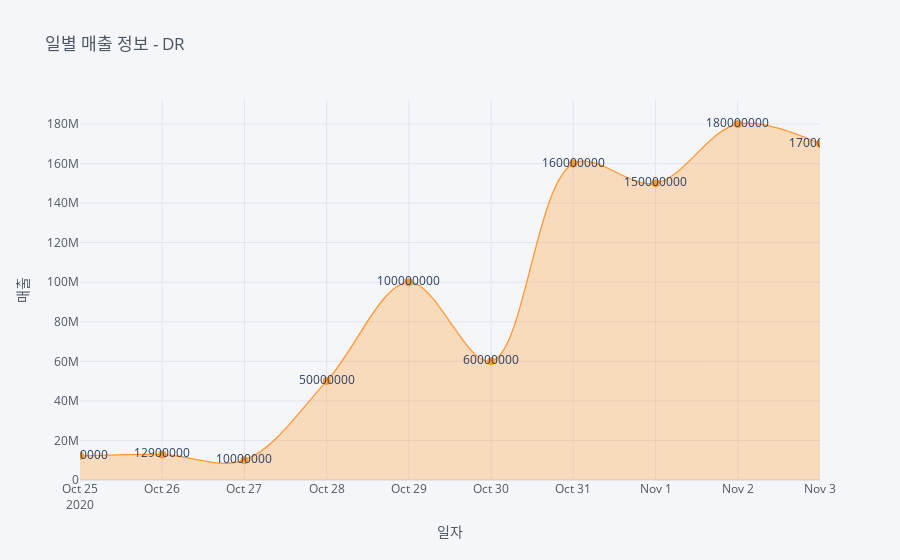

This figure's notebook cell:
### Code cell
@udf(returnType=StringType()) 
def addComma(column):
    return "{:,}".format(column)

# DR
_kind = 'line'
_dash = {'DR':'solid'}
_mode = {'DR':'lines+markers+text'}
_symbol = {'DR':'circle'}
_interpolation = {'DR':'spline'}
_size = 8
revenue = data.withColumn("datetime", to_date(col('DT'), 'yyyy-MM-dd')).drop("DT", "DAU", "PU", "ARPU", "ARPPU")
pdRevenue = revenue.toPandas().set_index('datetime') # .withColumn("DRC", addComma(col("DR")))
pdRevenue.iplot(kind=_kind, text='DR', title='일별 매출 정보 - DR', xTitle='일자', yTitle='매출', fill=True, \
                dash=_dash, mode=_mode, symbol=_symbol, interpolation=_interpolation, size=_size)

### Figure 1 — Plotly figure (JSON) as saved in the notebook; plotly's stock layout.template omitted (floating-point values rounded to 4 significant figures)
{"data": [{"fill": "tozeroy", "fillcolor": "rgba(255, 153, 51, 0.3)", "line": {"color": "rgba(255, 153, 51, 1.0)", "dash": "solid", "shape": "spline", "width": 1.3}, "marker": {"size": 8, "symbol": "circle"}, "mode": "lines+markers+text", "name": "DR", "text": [12200000, 12900000, 10000000, 50000000, 100000000, 60000000, 160000000, 150000000, 180000000, 170000000], "type": "scatter", "x": ["2020-10-25", "2020-10-26", "2020-10-27", "2020-10-28", "2020-10-29", "2020-10-30", "2020-10-31", "2020-11-01", "2020-11-02", "2020-11-03"], "y": [12200000, 12900000, 10000000, 50000000, 100000000, 60000000, 160000000, 150000000, 180000000, 170000000]}], "layout": {"autosize": true, "legend": {"bgcolor": "#F5F6F9", "font": {"color": "#4D5663"}}, "paper_bgcolor": "#F5F6F9", "plot_bgcolor": "#F5F6F9", "title": {"font": {"color": "#4D5663"}, "text": "일별 매출 정보 - DR"}, "xaxis": {"autorange": true, "gridcolor": "#E1E5ED", "range": ["2020-10-25", "2020-11-03"], "showgrid": true, "tickfont": {"color": "#4D5663"}, "title": {"font": {"color": "#4D5663"}, "text": "일자"}, "type": "date", "zerolinecolor": "#E1E5ED"}, "yaxis": {"autorange": true, "gridcolor": "#E1E5ED", "range": [0, 195200000.0], "showgrid": true, "tickfont": {"color": "#4D5663"}, "title": {"font": {"color": "#4D5663"}, "text": "매출"}, "type": "linear", "zerolinecolor": "#E1E5ED"}}}
